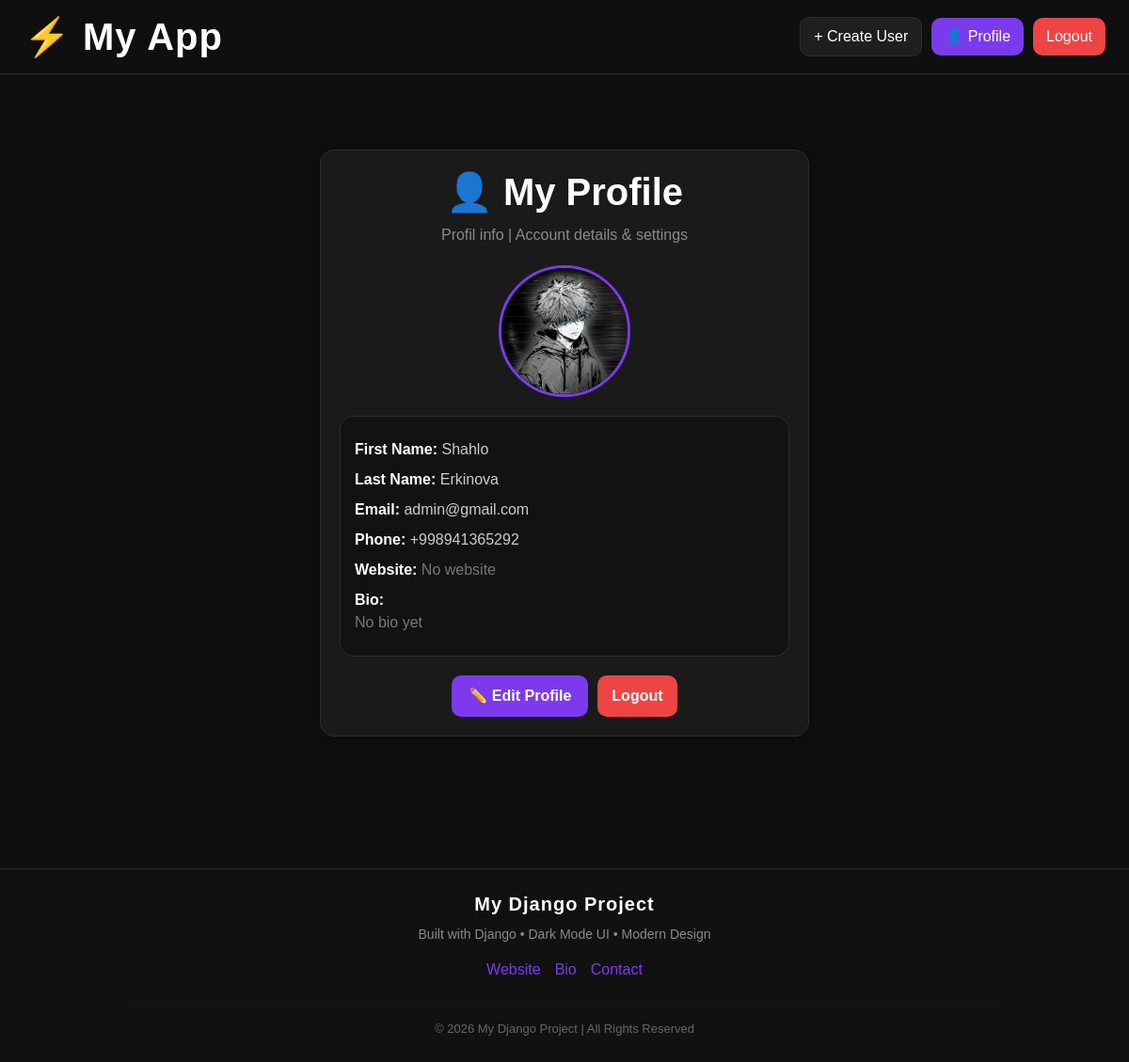
/profile/ (signed in), run on the app's committed database.
### user/models.py (models this page shows, shortened)
class CustomUser(AbstractUser):
    username = None
    email = models.EmailField(unique=True)
    USERNAME_FIELD = 'email'
    REQUIRED_FIELDS = ['first_name','last_name']
    phone_number=models.CharField(max_length=30,blank=False,null=False)
    avatar=models.ImageField(upload_to='images/',default='images/default.jpg',blank=True,null=False)
    slug=models.SlugField(blank=True, null=False,unique=True)
    created_at=models.DateTimeField(auto_now_add=True,blank=True,null=False)
    objects = CustomUserManager() #     `manager ulash

### user/views.py (the view)
# urls.py: path('profile/', views.profile_view,name='profile'),
@login_required
def profile_view(request):
    profile = request.user.profile
    context = {
        'user': request.user,
        'profile':request.user.profile,
    }
    return render(request,'profile.html',context)

### templates/profile.html (shortened to what this page needs)
{% extends 'base.html' %}
{% block content %}
<div style="max-width:520px; margin:50px auto;">
    <div class="dark-card">
        <h1 style="text-align:center; margin-bottom:10px; font-weight:bold;">
            👤 My Profile
        </h1>
        <p style="text-align:center; color:#8a8a8a; margin-bottom:20px;">
            Profil info | Account details & settings
        </p>
        <div style="text-align:center; margin-bottom:20px;">
            {% if user.avatar %}
                <img src="{{ user.avatar.url }}"
                     alt="avatar"
                     style="
                        width:140px;
                        height:140px;
                        object-fit:cover;
                        border-radius:50%;
                        border:3px solid #7c3aed;
                     ">
            {% endif %}
        </div>
        <div style="
            background:#121212;
            border:1px solid #2d2d2d;
            border-radius:15px;
            padding:15px;
        ">
            <p style="margin:8px 0; color:#ccc;">
                <strong style="color:white;">First Name:</strong>
                {{ user.first_name }}
            </p>
            <p style="margin:8px 0; color:#ccc;">
                <strong style="color:white;">Last Name:</strong>
                {{ user.last_name }}
            </p>
            <p style="margin:8px 0; color:#ccc;">
                <strong style="color:white;">Email:</strong>
                {{ user.email }}
            </p>
            <p style="margin:8px 0; color:#ccc;">
                <strong style="color:white;">Phone:</strong>
                {{ user.phone_number }}
            </p>
            <p style="margin:8px 0; color:#ccc;">
                <strong style="color:white;">Website:</strong>
                {% if profile.website %}
                    <a href="{{ profile.website }}" target="_blank" style="color:#7c3aed;">
                        {{ profile.website }}
                    </a>
                {% else %}
                    <span style="color:#777;">No website</span>
                {% endif %}
            </p>
            <p style="margin:8px 0; color:#ccc;">
                <strong style="color:white;">Bio:</strong><br>
                {% if profile.bio %}
                    <span style="color:#aaa;">{{ profile.bio }}</span>
                {% else %}
                    <span style="color:#777;">No bio yet</span>
                {% endif %}
            </p>
        </div>
        <div style="
            margin-top:20px;
            display:flex;
            gap:10px;
            flex-wrap:wrap;
            justify-content:center;
        ">
            <a href="{% url 'profile_edit' %}"
               class="btn-dark-custom">
                ✏️ Edit Profile
            </a>
            <form action="{% url 'logout' %}" method="post">
                <button type="submit"
                        style="
                            padding:10px 15px;
                            background:#ef4444;
                            color:white;
                            border:none;
                            border-radius:10px;
                            cursor:pointer;
                            font-weight:bold;
                        ">
                    Logout
                </button>
            </form>
        </div>
    </div>
</div>
{% endblock %}

### templates/base.html (style rules this page uses)
body { background:#0f0f0f; color:white; font-family:Arial, Helvetica, sans-serif; min-height:100vh; }
a { text-decoration:none; }
.dark-card { background:#1a1a1a; border:1px solid #2d2d2d; border-radius:15px; padding:20px; box-shadow:0 0 15px rgba(0,0,0,0.4); }
.btn-dark-custom { background:#7c3aed; border:none; color:white; padding:10px 18px; border-radius:10px; transition:0.3s; font-weight:bold; }

### data on the page
CustomUser: avatar (picture), first_name "Shahlo", last_name "Erkinova", email "admin@gmail.com", phone_number "+998941365292"
